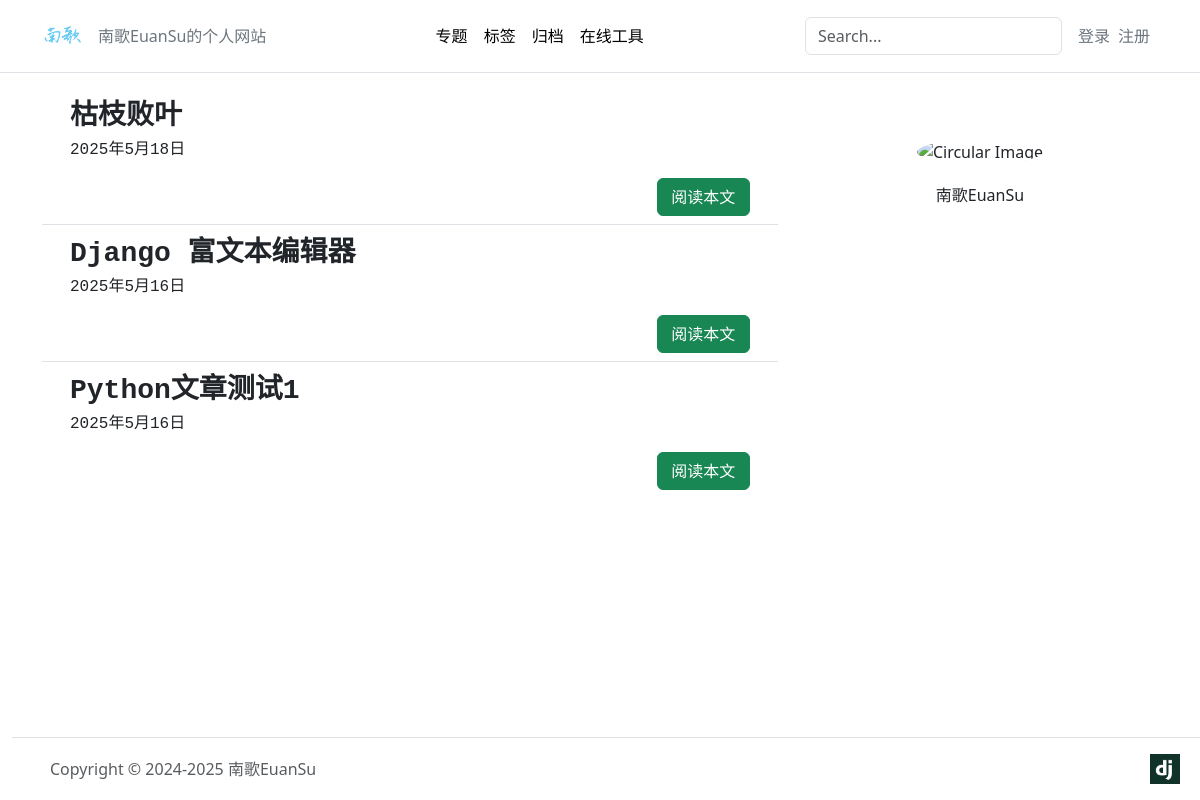
Before: / with the older database file.
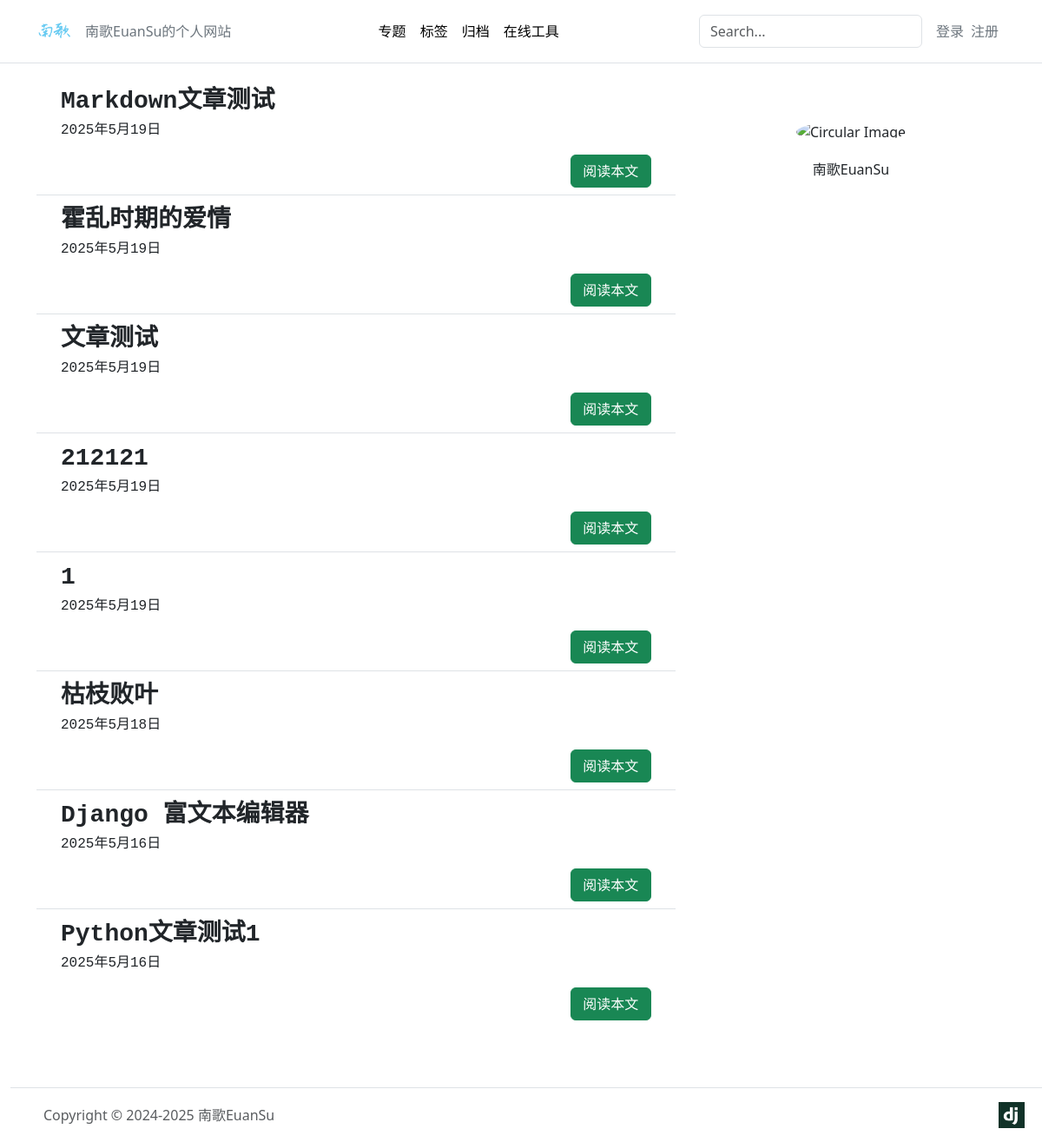
After: the same page with the newer database file.
### apps/article/models.py (models this page shows, shortened)
class ArticlePost(models.Model):
    uuid = models.UUIDField(primary_key=True, default=uuid.uuid4, editable=False)
    author = models.ForeignKey(settings.AUTH_USER_MODEL, on_delete=models.CASCADE)
    title = models.CharField(max_length=100)
    body = models.TextField()  # 保存 Markdown 文本
    created = models.DateTimeField(default=timezone.now)
    updated = models.DateTimeField(auto_now=True)
    is_deleted = models.BooleanField(default=False)
    category = models.ForeignKey(Category, on_delete=models.CASCADE)
    tag = models.ManyToManyField(ArticleTag, blank=True)
    class Meta:
        ordering = ('-created',)

### apps/article/views.py (the view)
# urls.py: path('', article_list, name='home'),
def article_list(request):
    articles = ArticlePost.objects.filter(is_deleted=False)
    paginator = Paginator(articles, 10)
    page = request.GET.get('page')
    articles = paginator.get_page(page)
    context = { 'articles': articles ,'page_list':paginator.page_range}
    return render(request, 'article/list.html', context)

### DjangoBlog/context_processors.py (called while the page is built)
def site_settings(request):
    return {
        'SITE_NAME': settings.SITE_NAME,
    }

### templates/article/list.html (shortened to what this page needs)
{% extends "base.html" %}
{% load static %}
{% block content %}
<div class="container text-center">
    <div class="row">
        <div class="col-8 my-3">
            <ul class="list-group list-group-flush">
                {% for article in articles %}
                <li class="list-group-item">
                    <div class="container text-center">
                        <div class="row">
                            <a href="{% url 'article:article_detail' article.uuid %}"
                                class="fs-3 font-monospace text-start fw-bold text-decoration-none text-dark">
                                {{ article.title }}
                            </a>
                        </div>
                        <div class="row">
                            <p class="fs-6 font-monospace text-start">{{ article.updated | date:"Y年n月j日"}}</p>
                        </div>
                        <div class="row">
                            <div class="d-grid gap-2 col-2 ms-auto">
                                <a href="{% url 'article:article_detail' article.uuid %}" class="btn btn-success">阅读本文</a>
                            </div>
                        </div>
                    </div>
                </li>
                {% endfor %}
            </ul>
        </div>
        <div class="col-4 my-3">
             <div style="margin-top: 50px;">
                <img src="/media/avatar.jpg" alt="Circular Image" class="rounded-circle fixed-size" style="width: 100px;height: 100px;">
                <br>
                <p style="margin-top: 19px;">南歌EuanSu</p>
             </div>
        </div>
    </div>
</div>
{% endblock content %}

Changed rows visible on the page:
added ArticlePost: title "Markdown文章测试", updated "2025年5月19日"
added ArticlePost: title "霍乱时期的爱情", updated "2025年5月19日"
added ArticlePost: title "文章测试", updated "2025年5月19日"
added ArticlePost: title "212121", updated "2025年5月19日"
added ArticlePost: title "1", updated "2025年5月19日"
